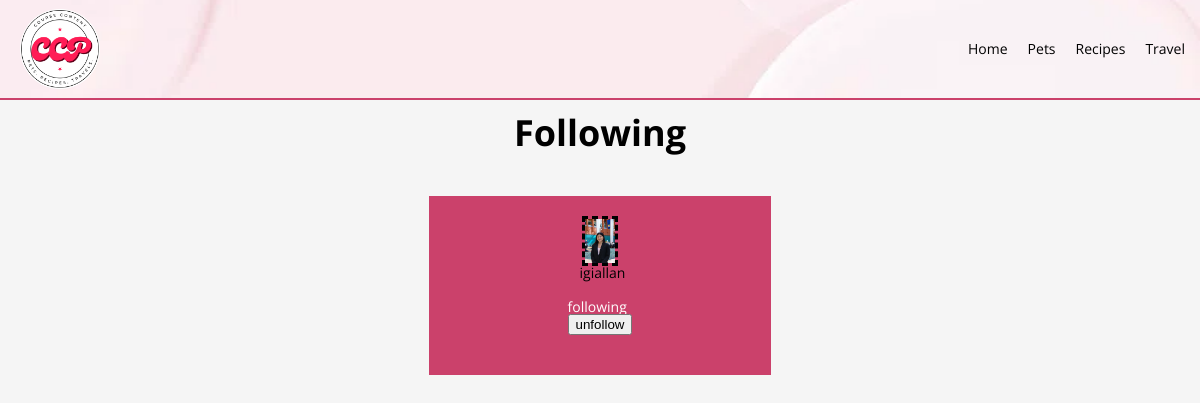
/users/orozcoen/following/ (signed in), run on the app's committed database.
### tables this page shows
CREATE TABLE following (
  username1 VARCHAR(20) NOT NULL,
  username2 VARCHAR(20) NOT NULL,
  PRIMARY KEY (username1, username2),
  FOREIGN KEY (username1) REFERENCES users(username) ON DELETE CASCADE,
  FOREIGN KEY (username2) REFERENCES users(username) ON DELETE CASCADE
);

CREATE TABLE users (
    username VARCHAR(20) NOT NULL PRIMARY KEY,
    fullname VARCHAR(40) NOT NULL,
    email VARCHAR(40) NOT NULL,
    filename VARCHAR(64) NOT NULL,
    alt VARCHAR(256) NOT NULL,
    password VARCHAR(256) NOT NULL
);

### ccp/views/user.py (the view)
@ccp.app.route('/users/<user_url_slug>/following/')
def show_user_following(user_url_slug):
    if 'username' not in flask.session:
        print('wrong')
        return flask.redirect(flask.url_for('show_login'))
    connection = ccp.model.get_db()
    logname = flask.session['username']  # fix after login
    followings = connection.execute(
        f"SELECT u.username AS user, \
            u.filename AS filename, f.username1 AS user1, \
            CASE \
                WHEN EXISTS (SELECT 1 FROM following \
                    WHERE username1 = '{logname}') THEN 'Following' \
                ELSE 'Not Following' \
            END AS follow_status \
        FROM users u JOIN following f ON u.username = f.username2 \
        WHERE f.username1 = '{user_url_slug}'"
    )
    following = followings.fetchall()
    context = {
        "following": following,
        "logname": logname,
    }
    return flask.render_template('following.html', **context)

### ccp/model.py (called while the page is built)
def dict_factory(cursor, row):
    return {col[0]: row[idx] for idx, col in enumerate(cursor.description)}

def get_db():
    if 'sqlite_db' not in flask.g:
        db_filename = ccp.app.config['DATABASE_FILENAME']
        flask.g.sqlite_db = sqlite3.connect(str(db_filename))
        flask.g.sqlite_db.row_factory = dict_factory
        flask.g.sqlite_db.execute("PRAGMA foreign_keys = ON")
    return flask.g.sqlite_db

### ccp/templates/following.html (shortened to what this page needs)
<!DOCTYPE html>
<html lang="en">
<head>
    <link rel="stylesheet" href="/static/css/html5reset.css">
    <link rel="stylesheet" href="/static/css/style.css">
</head>
<body>
    <header>
        <nav>
            <a class = "ccp-logo" href="/"><img src = "/static/images/ccp_logo.png" alt = "CCP Logo"/></a>
            <ul>
                <li><a href = "/">Home</a></li>
                <li><a href = "/pets/">Pets</a></li>
                <li><a href = "/recipes/">Recipes</a></li>
                <li><a href = "/travel/">Travel</a></li>
            </ul>
        </nav>
    </header>
    <main id = "main">
        <h1>Following</h1>
        <div class = "container" >
            {% for follow in following %}
            <div class = "box" style = "width: 30%;">
                <img src = "{{ url_for('download_file', filename=follow.filename) }}" width="50" height="50" alt = "follower profile">
                <a class = "bold" style = "margin-left: 5px;" href = "/users/{{follow.user}}/"> {{follow.user}}</a>
                    {% if logname != follow.user %}
                        {% if follow.follow_status == 'Following' %}
                        <div class = "right">
                            following
                            <form action="{{ url_for('following_handler') }}?target=/users/{{ follow.user }}" method="post" enctype="multipart/form-data">
                                <input type="submit" name="unfollow" value="unfollow"/>
                            </form>
                        </div>
                        {% endif %}
                    {% endif %}
            </div>
            {% endfor %}
        </div>
    </main>
</body>
</html>

### ccp/static/css/style.css (style rules this page uses)
html { font-size: 100%; box-sizing: border-box; font-family: 'Open Sans', Arial, Helvetica, sans-serif; background-color: whitesmoke; }
body { font-family: 'Open Sans', Arial, Helvetica, sans-serif; font-size: 14px; margin: 0; padding: 0; min-height: 100vh; }
h1 { font-size: 36px; text-align: center; padding: 5px; font-weight: bold; }
img { max-width: fit-content; display: block; margin: 0 auto; border: 3px dashed black; }
div { min-height: 40px; padding: 20px 20px 20px 20px; }
*, *::before, *::after { box-sizing: inherit; }
header nav { display: flex; background-image: url('../images/header.webp'); background-size: cover; background-position: center; padding: 10px; justify-content: space-between; align-items: center; width: 100%; max-height: 100px; border-bottom: 2px solid #cb416b; }
header nav img { margin-left: 10px; max-height: 80px; margin-right: auto; border: none; }
header nav ul { display: flex; list-style-type: none; padding: 0; align-items: center; }
header nav ul li { margin-right: 20px; }
header nav ul li:last-child { margin-right: 5px; }
#main, #recipes-main { padding: 10px 10px 10px 10px; margin: 0; }
a { position: relative; text-decoration: none; color: black; }
.container { display: flex; flex-direction: column; justify-content: center; }
.box { margin: 20px auto; width: 250px; background-color: #cb416b; display: flex; flex-direction: column; align-items: center; justify-content: center; color: white; }
nav ul { display: grid; margin: 0; grid-template-columns: repeat(4, 1fr); justify-content: center; justify-items: center; align-items: center; list-style-type: none; }
@media (min-width: 768px) { html { font-size: 18px; } }
@media (min-width: 768px) { .container { flex-direction: row; flex-wrap: wrap; } }

### data on the page
following: filename (picture), user "igiallan"
